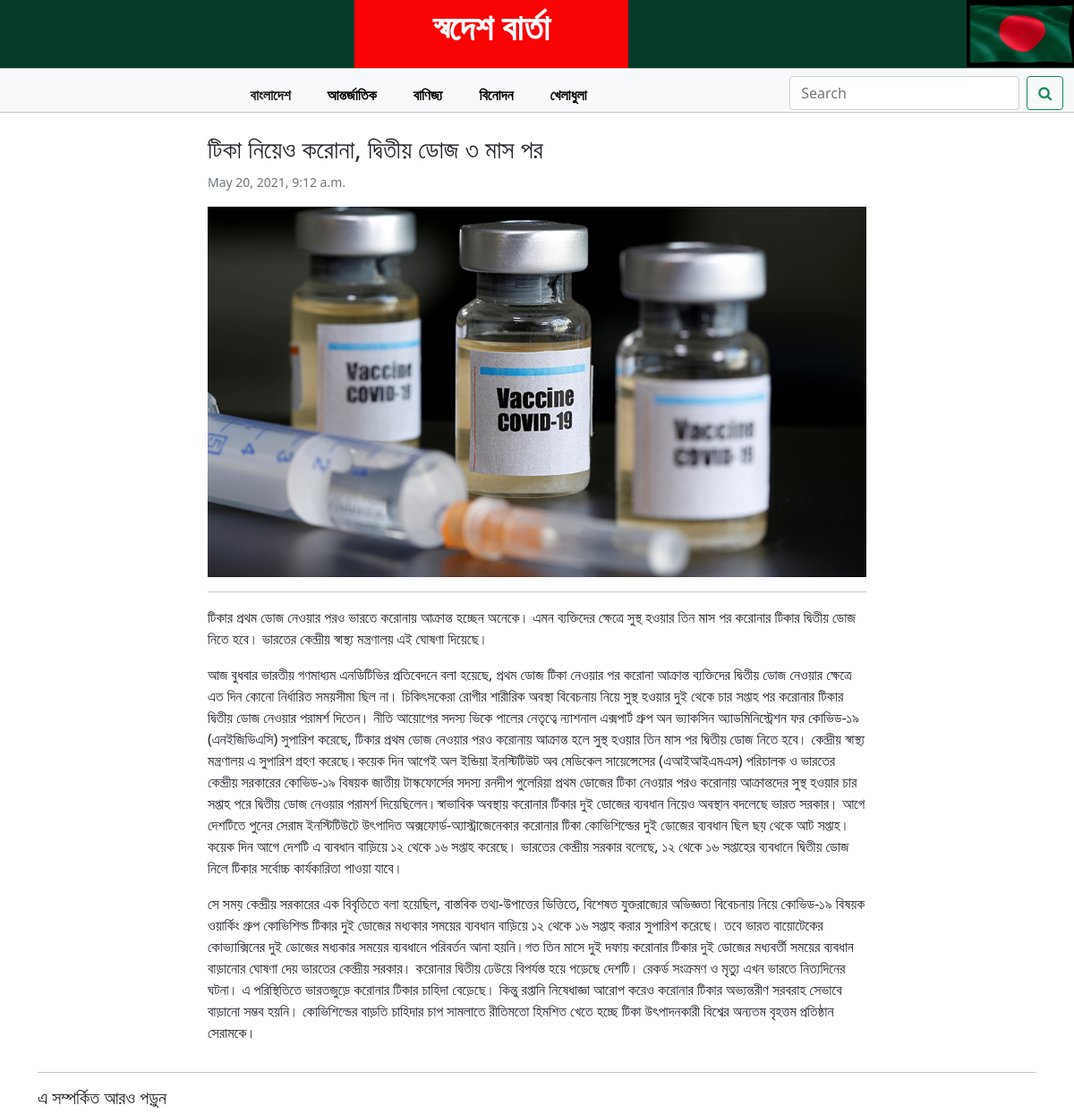
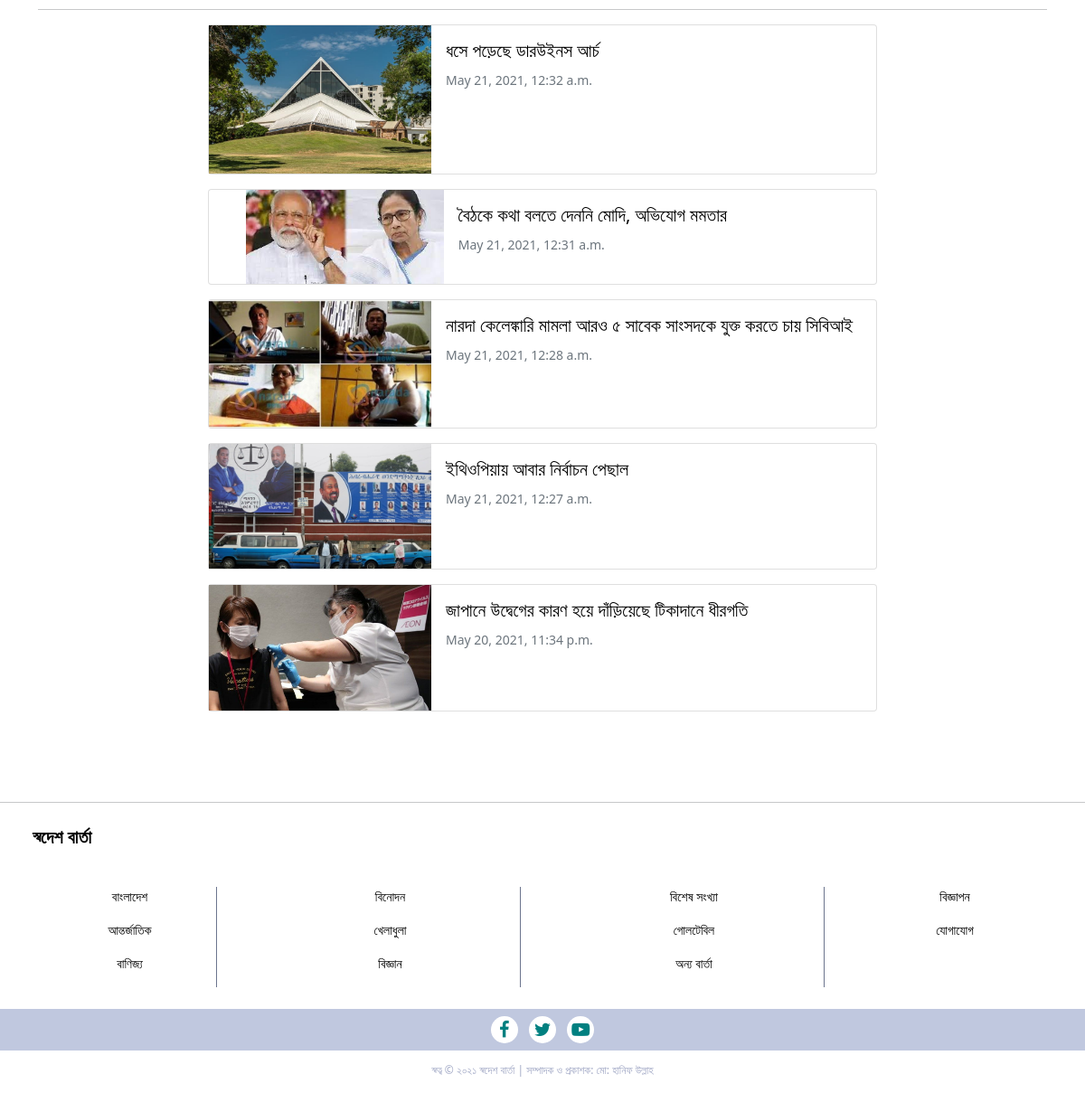
The page /news_details/1/International on the database its author committed (2 pictures, top to bottom).
### newspaper_project/models.py (models this page shows, shortened)
class International(models.Model):
    Title = models.CharField(max_length=300)
    Content = models.TextField()
    content_image = models.ImageField(upload_to='International_pic',verbose_name='Uplod Image')
    publish_time = models.DateTimeField(auto_now_add=True,null=True,blank=True)
    class Meta:
        ordering = ('-publish_time', )

### newspaper_project/views.py (the view)
# urls.py: path('news_details/<pk>/<table>', views.news_details, name='news_details'),
def news_details(request,pk,table):
    news = getattr(models, table).objects.get(pk=pk)
    related_news = getattr(models, table).objects.exclude(pk=pk)[:5]
    diction = {'news':news,'related_news':related_news}
    return render(request,'newspaper_project/news_details.html',context=diction)

### newspaper_project/templatetags/custom_filters.py (called while the page is built)
def model_name(value):
    return value.__class__.__name__

### templates/newspaper_project/news_details.html (shortened to what this page needs)
{% extends 'base.html' %}
{% load custom_filters %}
{% block body_block %}
    <div class="row">
        <div class="col-sm-8 mx-auto">
            <h3>{{ news.Title }}</h3>
            <p class="card-text"><small class="text-muted">{{ news.publish_time }}</small></p>
            <img src="/media/{{ news.content_image }}" alt="" class="img-fluid">
            <hr>
            <p>{{ news.Content|linebreaks }}</p>
        </div>
    </div>
    <hr>
    <h5>এ সম্পর্কিত আরও পড়ুন</h5>
    <hr>
    {% for rel_news in related_news %}
            <div class="card mb-3 mx-auto" style="max-width: 740px;">
                <div class="row g-0 mx-auto">
                    <div class="col-sm-4">
                    <img src="/media/{{ rel_news.content_image }}" alt="{{rel_news.Title}}" class="img-fluid">
                    </div>
                    <div class="col-md-8">
                    <div class="card-body">
                        <a href="{% url 'newspaper_project:news_details' pk=rel_news.pk table=rel_news|model_name %}" style="text-decoration:none;color:black;"><h5 class="card-title">{{rel_news.Title}}</h5></a>
                        <p class="card-text"><small class="text-muted">{{ rel_news.publish_time }}</small></p>
                    </div>
                    </div>
                </div>
            </div>
    {% endfor %}
{% endblock body_block %}

### rows shown on the page
International: Title "টিকা নিয়েও করোনা, দ্বিতীয় ডোজ ৩ মাস পর", publish_time "May 20, 2021, 9:12 a.m.", content_image (picture), Content "টিকার প্রথম ডোজ নেওয়ার পরও ভারতে করোনায় আক্রান্ত হচ্ছেন অনেকে। এমন ব্যক্তিদের ক্ষেত্রে সুস্থ হওয়ার তিন মাস পর করোনার টিকার দ্বিতীয় ডোজ নিতে হবে। ভারতের কেন্দ্রীয় স্বাস্থ্য মন্ত্রণালয় এই ঘোষণা দিয়েছে। আজ বুধবার ভারতীয় গণমাধ্যম এনডিটিভির প্রতিবেদনে বলা হয়েছে, প্রথম ডোজ টিকা নেওয়ার পর করোনা আক্রান্ত ব্যক্তিদের দ্বিতীয় ডোজ নেওয়ার ক্ষেত্রে এত দিন কোনো নির্ধারিত সময়সীমা ছিল না। চিকিৎসকেরা রোগীর শারীরিক অবস্থা বিবেচনায় নিয়ে সুস্থ হওয়ার দুই থেকে চার সপ্তাহ পর করোনার টিকার দ্বিতীয় ডোজ নেওয়ার পরামর্শ দিতেন। নীতি আয়োগের সদস্য ভিকে পালের নেতৃত্বে ন্যাশনাল এক্সপার্ট গ্রুপ অন ভ্যাকসিন অ্যাডমিনিস্ট্রেশন ফর কোভিড-১৯ (এনইজিভিএসি) সুপারিশ করেছে, টিকার প্রথম ডোজ নেওয়ার পরও করোনায় আক্রান্ত হলে সুস্থ হওয়ার তিন…"
International: content_image (picture), Title "ধসে পড়েছে ডারউইনস আর্চ", publish_time "May 21, 2021, 12:32 a.m."
International: content_image (picture), Title "বৈঠকে কথা বলতে দেননি মোদি, অভিযোগ মমতার", publish_time "May 21, 2021, 12:31 a.m."
International: content_image (picture), Title "নারদা কেলেঙ্কারি মামলা আরও ৫ সাবেক সাংসদকে যুক্ত করতে চায় সিবিআই", publish_time "May 21, 2021, 12:28 a.m."
International: content_image (picture), Title "ইথিওপিয়ায় আবার নির্বাচন পেছাল", publish_time "May 21, 2021, 12:27 a.m."
International: content_image (picture), Title "জাপানে উদ্বেগের কারণ হয়ে দাঁড়িয়েছে টিকাদানে ধীরগতি", publish_time "May 20, 2021, 11:34 p.m."
